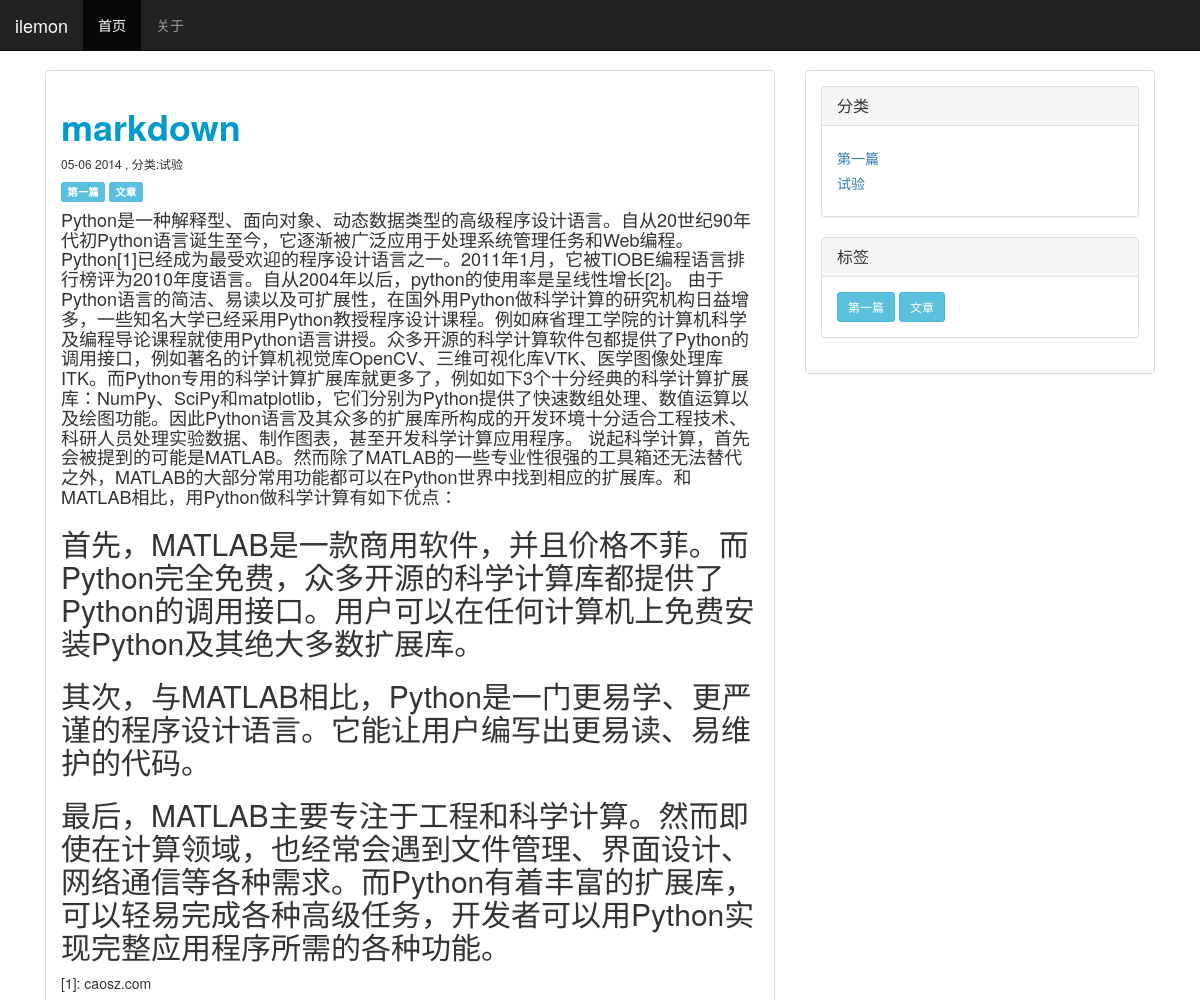
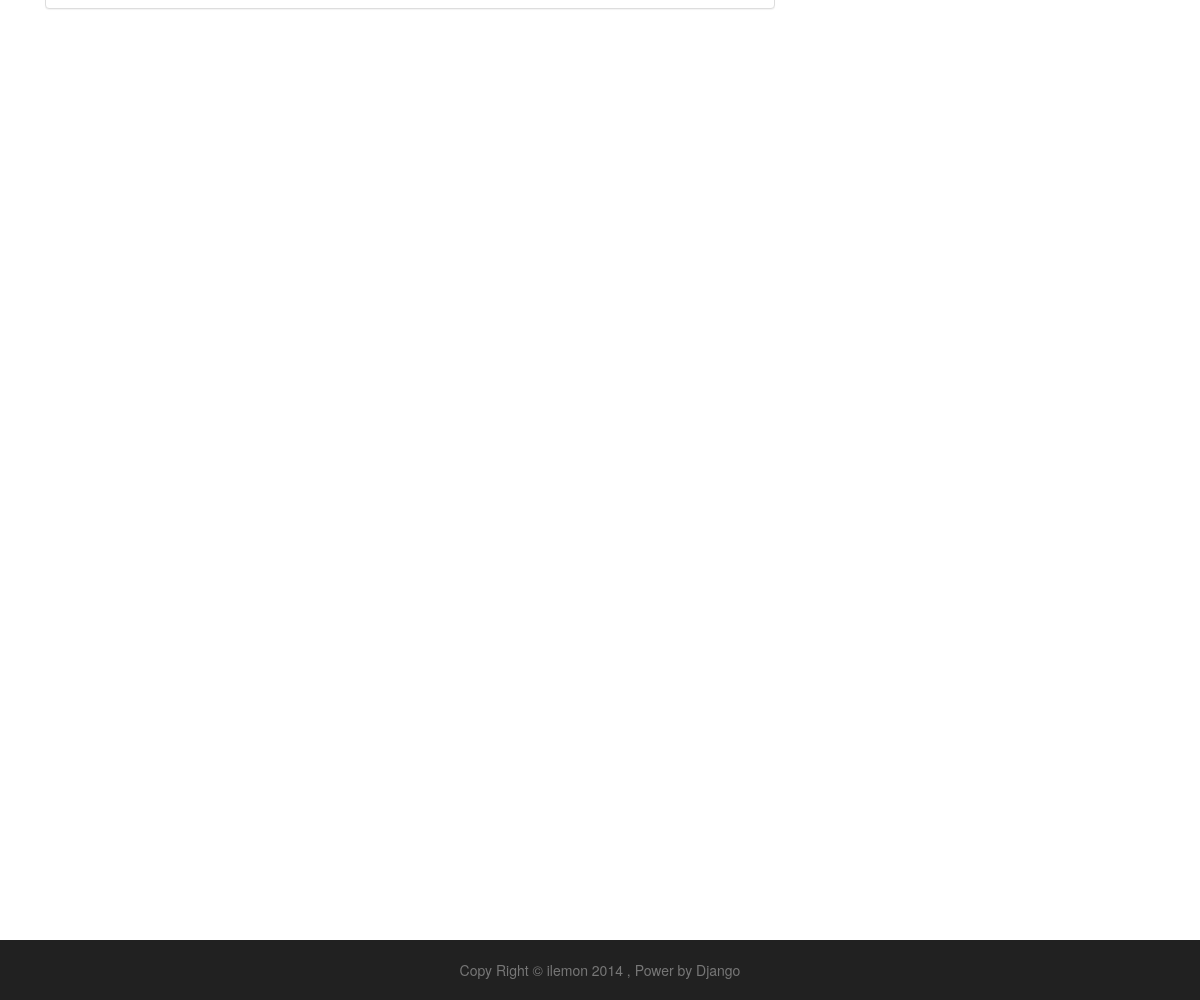
/article/md/, run on the app's committed database (2 pictures, top to bottom).
### blog/models.py (models this page shows, shortened)
class Blog(models.Model):
    caption = models.CharField(max_length=50)
    slug = models.SlugField(max_length=50)
    category = models.ForeignKey(Category)
    tags = models.ManyToManyField(Tag)
    content = models.TextField()
    publish_time = models.DateTimeField(auto_now_add=True)
    update_time = models.DateTimeField(auto_now=True)
    class Meta:
        ordering = ['-publish_time']

class Category(models.Model):
    name = models.CharField(max_length=10)
    slug = models.SlugField(max_length=10)
    def __str__(self):
        return self.name

class Tag(models.Model):
    tag_name = models.CharField(max_length=10)
    slug = models.SlugField(max_length=10)
    create_time = models.DateTimeField(auto_now_add=True)
    def __str__(self):
        return self.tag_name

### blog/views.py (the view)
# urls.py: url(r'^article/(?P<slug>[-\w]+)/$', 'blog.views.blog_article', name='blog_article'),
def blog_article(request, slug):
    try:
        blog = Blog.objects.get(slug=slug)
        categories = Category.objects.all()
        tags = Tag.objects.all()
    except Blog.DoesNotExist:
        raise Http404
    return render_to_response('blog_article.html', {'blog': blog, 'slug': slug, 'categories': categories, 'tags': tags})

### templates/blog_article.html (shortened to what this page needs)
{% extends "base.html" %}
{% block content %}
<div class="content">
    <h1><strong style="color:#009ACD;">{{ blog.caption }}</strong></h1>
    <h6>{{blog.publish_time|date:"m-d Y"}} , 分类:{{blog.category}}</h6>
    {% for tag in blog.tags.all %}
         <span class="label label-info">{{ tag }}</span>
    {% endfor %}
    <h4>{{ blog.content|safe }}</h4>
</div>
{% endblock %}

### templates/aside.html (shortened to what this page needs)
<!DOCTYPE html>
<html lang="en">
  <head>
    <link href="http://cdn.bootcss.com/twitter-bootstrap/3.0.3/css/bootstrap.min.css" rel="stylesheet">
  </head>
  <body>
    <div class="aside">
         <div class="pinned">
            <div class="panel panel-default">
                <div class="panel-heading">
                    <h3 class="panel-title">分类</h3>
                </div>
                <div class="panel-body">
                    {% for category in categories %}
                        <h5>
                            <a href="{% url 'blog_category' category.slug %}">{{ category.name }}</a>
                        </h5>
                    {% endfor %}
                </div>
            </div>
            <div class="panel panel-default">
                <div class="panel-heading">
                    <h3 class="panel-title">标签</h3>
                </div>
                <div class="panel-body">
                    {% for tag in tags %}
                        <a href="{% url 'blog_tag' tag.slug %}" class="btn btn-sm btn-info">{{ tag.tag_name }}</a>
                    {% endfor %}
                </div>
            </div>
         </div>
    </div>
  </body>
</html>

### templates/base.html (style rules this page uses)
html,body { height: 100%; }
body { background-image:url("http://hansonsblog-img.stor.sinaapp.com/img/tbg.png"); }

### templates/header.html (style rules this page uses)
body { min-height: 2000px; padding-top: 70px; }

### data on the page
Blog: caption "markdown", publish_time "05-06 2014", category "试验", content "Python是一种解释型、面向对象、动态数据类型的高级程序设计语言。自从20世纪90年代初Python语言诞生至今，它逐渐被广泛应用于处理系统管理任务和Web编程。Python[1]已经成为最受欢迎的程序设计语言之一。2011年1月，它被TIOBE编程语言排行榜评为2010年度语言。自从2004年以后，python的使用率是呈线性增长[2]。 由于Python语言的简洁、易读以及可扩展性，在国外用Python做科学计算的研究机构日益增多，一些知名大学已经采用Python教授程序设计课程。例如麻省理工学院的计算机科学及编程导论课程就使用Python语言讲授。众多开源的科学计算软件包都提供了Python的调用接口，例如著名的计算机视觉库OpenCV、三维可视化库VTK、医学图像处理库ITK。而Python专用的科学计算扩展库就更多了，例如如下3个十分经典的科学计算扩展库：NumPy、SciPy和matplotlib，它们分别为Python提供了快速数组处理、数值运算以及绘图功能。因此Python语言及其众多的扩展库所构成的开发环境十分适合工程技术、科研人员处理实验数据、制作图表，甚至开发科学计算应用程序。 说起科学计算，首先会被提到的可能是MATLAB。然而除了MATLAB的一些专业性很强的工具箱还无法替代之外，MATLAB的大部分常用功能都可以在Python世界中找到相应的扩展库。和MATLAB相比，用Python做科学计算有如下优点：…"
Tag: tag_name "第一篇"
Tag: tag_name "文章"
Category: name "第一篇"
Category: name "试验"
